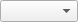
<?xml version="1.0" encoding="UTF-8"?>
<ui version="4.0">
 <class>ChartIntervalComboBox</class>
 <widget class="QWidget" name="ChartIntervalComboBox">
  <property name="geometry">
   <rect>
    <x>0</x>
    <y>0</y>
    <width>78</width>
    <height>20</height>
   </rect>
  </property>
  <property name="windowTitle">
   <string>Form</string>
  </property>
  <layout class="QVBoxLayout" name="verticalLayout">
   <property name="spacing">
    <number>0</number>
   </property>
   <property name="leftMargin">
    <number>0</number>
   </property>
   <property name="topMargin">
    <number>0</number>
   </property>
   <property name="rightMargin">
    <number>0</number>
   </property>
   <property name="bottomMargin">
    <number>0</number>
   </property>
   <item>
    <widget class="QComboBox" name="m_comboBox">
     <property name="insertPolicy">
      <enum>QComboBox::InsertAtBottom</enum>
     </property>
    </widget>
   </item>
  </layout>
 </widget>
 <resources/>
 <connections/>
</ui>
